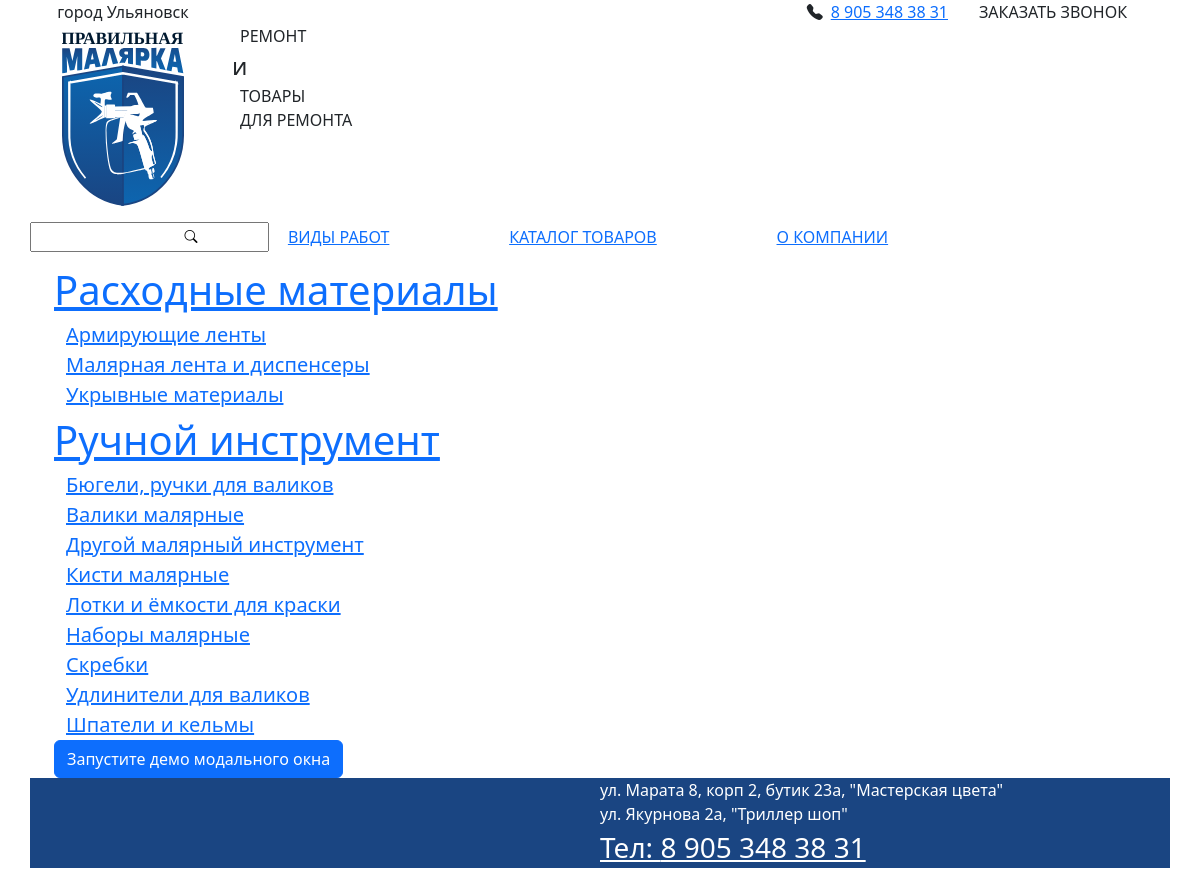
/goods/, run on an earlier commit of the app's database.
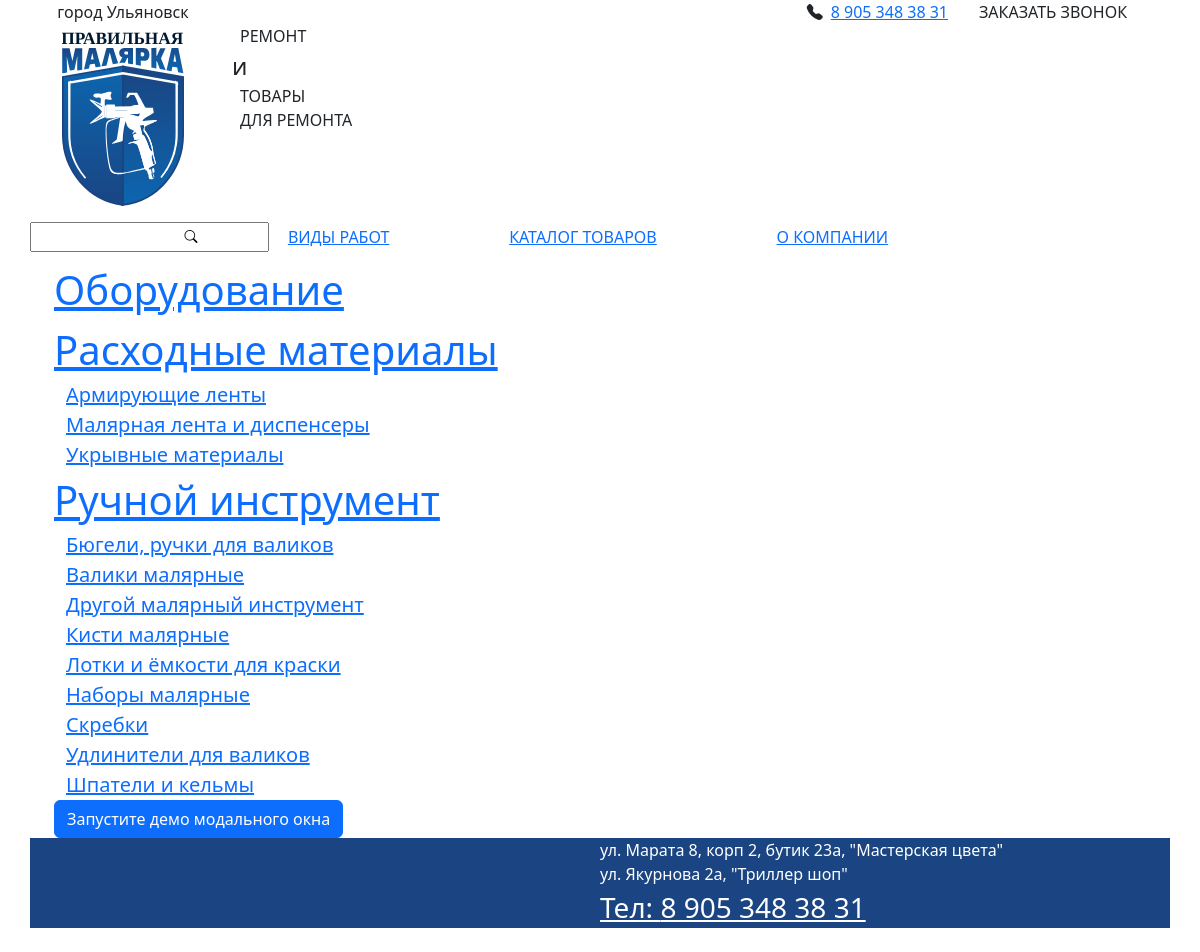
And on a later commit of the database.
### cms/models.py (models this page shows, shortened)
class Contacts(models.Model):
    phone1 = models.CharField(max_length=250, null=True, blank=True, verbose_name='Номер телефона для контактов')
    phone2 = models.CharField(max_length=250, null=True, blank=True, verbose_name='Номер телефона для контактов')
    phone3 = models.CharField(max_length=250, null=True, blank=True, verbose_name='Номер телефона для контактов')
    address1 = models.CharField(max_length=250, null=True, blank=True, verbose_name='Адрес')
    address2 = models.CharField(max_length=250, null=True, blank=True, verbose_name='Адрес')
    address3 = models.CharField(max_length=250, null=True, blank=True, verbose_name='Адрес')
    email1 = models.EmailField(null=True, blank=True, verbose_name='E-mail')
    email2 = models.EmailField(null=True, blank=True, verbose_name='E-mail')
    email3 = models.EmailField(null=True, blank=True, verbose_name='E-mail')
    class Meta:
        verbose_name = 'Контактные данные'
        verbose_name_plural = 'Контактные данные'

class Logo(models.Model):
    image = models.FileField(upload_to="images/logo", null=True, blank=True, verbose_name="Логотип")
    inuse = models.BooleanField(null=True, blank=True, verbose_name='Использовать на сайте')
    @property
    def image_url(self):
        if self.image and hasattr(self.image, 'url'):
            return self.image.url
    class Meta:
        verbose_name = 'Логотип'
        verbose_name_plural = 'Логотипы'

### main/models.py (models this page shows, shortened)
class Category(models.Model):
    name = models.CharField(max_length=200, verbose_name='Категория')
    description = models.TextField(null=True, blank=True, verbose_name="Описание Категории")
    photo = models.ImageField(upload_to="images/category", verbose_name="Фото", null=True, blank=True)
    def __str__(self):
        return self.name
    class Meta:
        ordering = ('name',)
        verbose_name = 'Категория товаров'
        verbose_name_plural = 'Категории товаров'

class SubCategory(models.Model):
    category = models.ForeignKey(Category, on_delete=models.PROTECT, related_name='subcategories',
                                 verbose_name='Категория')
    name = models.CharField(max_length=256, verbose_name="Подкатегория")
    description = models.TextField(null=True, blank=True, verbose_name='Описание Подкатегории')
    photo = models.ImageField(upload_to="images/subcategory", verbose_name="Фото", null=True, blank=True)
    def __str__(self):
        return self.name
    class Meta:
        ordering= ('name',)
        verbose_name = 'Подкатегория товаров'
        verbose_name_plural = 'Подкатегории товаров'

### main/views.py (the view)
# urls.py: path('goods/', views.goods, name='goods'),
def goods(request):
    catalog = {}
    categories = Category.objects.all()
    form = OrderForm
    up = UploadFileForm
    searchform = SearchForm
    for category in categories:
        subCategory = SubCategory.objects.filter(category=category)
        subcat = []
        for sub in subCategory:
            subcat.append(sub.name)
        catalog.update({category.name: subcat})
    try:
        logo = Logo.objects.get(inuse=True)
    except:
        logo = ''
    try:
        contacts = Contacts.objects.all()
    except:
        contacts = ''
    allcategory = Category.objects.all()
    allsubcategory = SubCategory.objects.all()
    disc = {
        'allcategory': allcategory,
        'allsubcategory': allsubcategory,
        'contacts': contacts[0],
        'logo': logo,
        'searchform': searchform,
        'catalog': catalog,
        'form': form,
        'up': up,
    }
    return render(request, 'main/goods.html', disc)

### templates/main/goods.html (shortened to what this page needs)
{% extends 'base.html' %}
{% block products %}
    <div class="container">
        {% for key, value in catalog.items %}
            <a href="{% url 'category' category=key %}" class="fs-1">
                {{ key }}
            </a>
            <div class="container msc-3">
                {% for subcat in value %}
                    <a href="{% url 'subcategory' category=key subcategory=subcat%}" class="fs-5">{{ subcat }}</a> <br>
                {% endfor %}
            </div>
        {% endfor %}
        <button type="button" class="btn btn-primary" data-bs-toggle="modal" data-bs-target="#exampleModal">
            Запустите демо модального окна
        </button>
    </div>
{% endblock %}

### templates/base.html (shortened to what this page needs)
{% load static %}
{% load sass_tags %}
<!DOCTYPE html>
<html lang="en">
<head>
    <link href="{% static 'bootstrap/css/bootstrap.min.css' %}" type="text/css" rel="stylesheet">
    <link href="{% static 'lightslider/css/lightslider.css' %}" type="text/css" rel="stylesheet">
    <link rel="stylesheet" href="https://cdn.jsdelivr.net/npm/bootstrap-icons@1.10.3/font/bootstrap-icons.css">
    <link rel="stylesheet" type="text/css" href="{% sass_src 'css/index.scss' %}">
</head>
<body>
{% include "main/components/header.html" %}
<div class="container w-100">
    {% block products %}
    {% endblock %}
</div>
{% include "main/components/footer.html" %}
</body>
</html>

### templates/main/components/header.html (shortened to what this page needs)
{% load static %}
<nav class="container d-none d-sm-flex w-100 flex-column ">
    <div class="row container p-0 d-flex justify-content-center first-row w-100">
        <div class="col-2 text-center uln">
            <span class="align-self-center d-none d-xl-block">город Ульяновск</span>
        </div>
        <div class="col-8 d-flex justify-content-end phone">
            <i class="bi bi-telephone-fill me-2"></i>
            {% if contacts.phone1 %}
                <a href="tel:{{ contacts.phone1 }}"> {{ contacts.phone1}}</a>
            {% endif %}
        </div>
        <div class="col-2 text-center call-back">
            <span type="button" data-bs-toggle="modal" data-bs-target="#headercallback">ЗАКАЗАТЬ ЗВОНОК</span>
        </div>
    </div>
    <div class="row container p-0 second-row w-100">
        <div class="col-2">
            <div class="logo-wrapper text-center h-100 d-flex flex-column justify-content-center">
                <a href="{% url 'index' %}">
                    {% if logo.image %}
                        <img src="{{ logo.image_url }} "
                             class="w-75 my-2 object-fit-cover" alt="Логотип"
                        >
                    {% else %}
                        <img src="{% static "images/no_image.svg" %}"
                             class="card-img-top img-responsive" alt="Логотип">
                    {% endif %}
                </a>
            </div>
        </div>
        <div class="col-10 px-0">
            <div class="menu-img d-flex flex-column justify-content-center">
                <span class="repair ms-4">РЕМОНТ</span>
                <div class="d-flex">
                    <span class="and fs-4 mx-3">и</span>
                </div>
                <span class="goods ms-4">ТОВАРЫ</span>
                <span class="for-repair ms-4">ДЛЯ РЕМОНТА</span>
            </div>
        </div>
    </div>
    <div class="row container p-0 third-row w-100">
        <div class="col-2 px-0">
            <form action="{% url 'search' %}"
                  class="text-center mx-auto py-2 search-wrapper text-center position-relative" method='POST'>
                {{ searchform.as_div }}
                <button type='submit' class='bi bi-search position-absolute'
                        style="top: 30%; right: 10%; font-size: 13px;      background: none;
                        border: none;
                        padding: 0;">
                </button>
            </form>
        </div>
        <div class="col-8 d-flex justify-content-around menu_header">
            <a class="align-self-center text-center" href="{% url 'services' %}">ВИДЫ РАБОТ</a>
            <a class="text-center align-self-center to_goods" href="{% url 'index' %}#goods">КАТАЛОГ ТОВАРОВ</a>
            <a class="align-self-center text-center" href="{% url 'about' %}">О КОМПАНИИ</a>
        </div>
        <div class="col-2 position-relative text-center cart-wrapper">
        </div>
    </div>
</nav>

### templates/main/components/footer.html (shortened to what this page needs)
{% load static %}
<div class="container footer d-sm-flex mt-auto w-100 d-none" style="background-color:#1A4582">
    <div class="navbar-inner d-flex w-50 justify-content-center my-4 " style="color: white">
    </div>
    <div class="w-50 d-flex flex-column justify-content-center text-white">
        {% if contacts.address1 %}
            <span>{{ contacts.address1 }}</span>
        {% endif %}
        {% if contacts.address2 %}
            <span>{{ contacts.address2 }}</span>
        {% endif %}
        {% if contacts.phone1 %}
            <a class="fs-3 text-white" href="tel:{{ contacts.phone1 }}">Тел: {{ contacts.phone1 }}</a>
        {% endif %}
    </div>
</div>

### templates/main/components/callbackwidget.html (shortened to what this page needs)
{% load static %}

What changed in the data, as far as the page shows it:
added Category: catalog "Оборудование"
